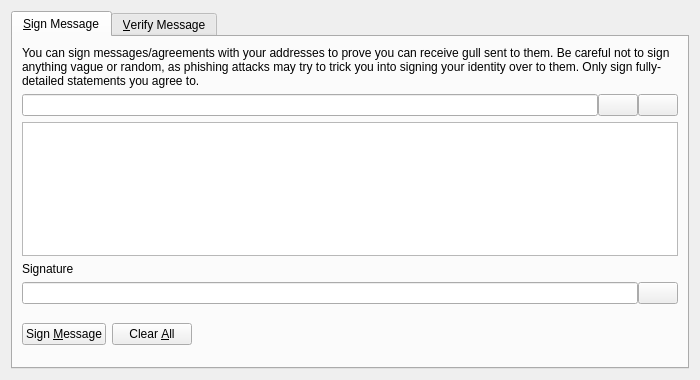
<?xml version="1.0" encoding="UTF-8"?>
<ui version="4.0">
 <class>SignVerifyMessageDialog</class>
 <widget class="QDialog" name="SignVerifyMessageDialog">
  <property name="geometry">
   <rect>
    <x>0</x>
    <y>0</y>
    <width>700</width>
    <height>380</height>
   </rect>
  </property>
  <property name="windowTitle">
   <string>Signatures - Sign / Verify a Message</string>
  </property>
  <property name="modal">
   <bool>true</bool>
  </property>
  <layout class="QVBoxLayout" name="verticalLayout">
   <item>
    <widget class="QTabWidget" name="tabWidget">
     <property name="currentIndex">
      <number>0</number>
     </property>
     <widget class="QWidget" name="tabSignMessage">
      <attribute name="title">
       <string>&amp;Sign Message</string>
      </attribute>
      <layout class="QVBoxLayout" name="verticalLayout_SM">
       <item>
        <widget class="QLabel" name="infoLabel_SM">
         <property name="text">
          <string>You can sign messages/agreements with your addresses to prove you can receive gull sent to them. Be careful not to sign anything vague or random, as phishing attacks may try to trick you into signing your identity over to them. Only sign fully-detailed statements you agree to.</string>
         </property>
         <property name="textFormat">
          <enum>Qt::PlainText</enum>
         </property>
         <property name="wordWrap">
          <bool>true</bool>
         </property>
        </widget>
       </item>
       <item>
        <layout class="QHBoxLayout" name="horizontalLayout_1_SM">
         <property name="spacing">
          <number>0</number>
         </property>
         <item>
          <widget class="QValidatedLineEdit" name="addressIn_SM">
           <property name="toolTip">
            <string>The gull address to sign the message with</string>
           </property>
          </widget>
         </item>
         <item>
          <widget class="QPushButton" name="addressBookButton_SM">
           <property name="toolTip">
            <string>Choose previously used address</string>
           </property>
           <property name="text">
            <string/>
           </property>
           <property name="shortcut">
            <string>Alt+A</string>
           </property>
           <property name="autoDefault">
            <bool>false</bool>
           </property>
          </widget>
         </item>
         <item>
          <widget class="QPushButton" name="pasteButton_SM">
           <property name="toolTip">
            <string>Paste address from clipboard</string>
           </property>
           <property name="text">
            <string/>
           </property>
           <property name="shortcut">
            <string>Alt+P</string>
           </property>
           <property name="autoDefault">
            <bool>false</bool>
           </property>
          </widget>
         </item>
        </layout>
       </item>
       <item>
        <widget class="QPlainTextEdit" name="messageIn_SM">
         <property name="toolTip">
          <string>Enter the message you want to sign here</string>
         </property>
        </widget>
       </item>
       <item>
        <widget class="QLabel" name="signatureLabel_SM">
         <property name="text">
          <string>Signature</string>
         </property>
         <property name="textFormat">
          <enum>Qt::PlainText</enum>
         </property>
        </widget>
       </item>
       <item>
        <layout class="QHBoxLayout" name="horizontalLayout_2_SM">
         <property name="spacing">
          <number>0</number>
         </property>
         <item>
          <widget class="QLineEdit" name="signatureOut_SM">
           <property name="font">
            <font>
             <italic>true</italic>
            </font>
           </property>
           <property name="readOnly">
            <bool>true</bool>
           </property>
          </widget>
         </item>
         <item>
          <widget class="QPushButton" name="copySignatureButton_SM">
           <property name="toolTip">
            <string>Copy the current signature to the system clipboard</string>
           </property>
           <property name="text">
            <string/>
           </property>
           <property name="autoDefault">
            <bool>false</bool>
           </property>
          </widget>
         </item>
        </layout>
       </item>
       <item>
        <layout class="QHBoxLayout" name="horizontalLayout_3_SM">
         <item>
          <widget class="QPushButton" name="signMessageButton_SM">
           <property name="toolTip">
            <string>Sign the message to prove you own this gull address</string>
           </property>
           <property name="text">
            <string>Sign &amp;Message</string>
           </property>
           <property name="autoDefault">
            <bool>false</bool>
           </property>
          </widget>
         </item>
         <item>
          <widget class="QPushButton" name="clearButton_SM">
           <property name="toolTip">
            <string>Reset all sign message fields</string>
           </property>
           <property name="text">
            <string>Clear &amp;All</string>
           </property>
           <property name="autoDefault">
            <bool>false</bool>
           </property>
          </widget>
         </item>
         <item>
          <spacer name="horizontalSpacer_1_SM">
           <property name="orientation">
            <enum>Qt::Horizontal</enum>
           </property>
           <property name="sizeHint" stdset="0">
            <size>
             <width>40</width>
             <height>48</height>
            </size>
           </property>
          </spacer>
         </item>
         <item>
          <widget class="QLabel" name="statusLabel_SM">
           <property name="font">
            <font>
             <weight>75</weight>
             <bold>true</bold>
            </font>
           </property>
           <property name="text">
            <string/>
           </property>
           <property name="wordWrap">
            <bool>true</bool>
           </property>
          </widget>
         </item>
         <item>
          <spacer name="horizontalSpacer_2_SM">
           <property name="orientation">
            <enum>Qt::Horizontal</enum>
           </property>
           <property name="sizeHint" stdset="0">
            <size>
             <width>40</width>
             <height>48</height>
            </size>
           </property>
          </spacer>
         </item>
        </layout>
       </item>
      </layout>
     </widget>
     <widget class="QWidget" name="tabVerifyMessage">
      <attribute name="title">
       <string>&amp;Verify Message</string>
      </attribute>
      <layout class="QVBoxLayout" name="verticalLayout_VM">
       <item>
        <widget class="QLabel" name="infoLabel_VM">
         <property name="text">
          <string>Enter the receiver's address, message (ensure you copy line breaks, spaces, tabs, etc. exactly) and signature below to verify the message. Be careful not to read more into the signature than what is in the signed message itself, to avoid being tricked by a man-in-the-middle attack. Note that this only proves the signing party receives with the address, it cannot prove sendership of any transaction!</string>
         </property>
         <property name="textFormat">
          <enum>Qt::PlainText</enum>
         </property>
         <property name="alignment">
          <set>Qt::AlignLeading|Qt::AlignLeft|Qt::AlignTop</set>
         </property>
         <property name="wordWrap">
          <bool>true</bool>
         </property>
        </widget>
       </item>
       <item>
        <layout class="QHBoxLayout" name="horizontalLayout_1_VM">
         <property name="spacing">
          <number>0</number>
         </property>
         <item>
          <widget class="QValidatedLineEdit" name="addressIn_VM">
           <property name="toolTip">
            <string>The gull address the message was signed with</string>
           </property>
          </widget>
         </item>
         <item>
          <widget class="QPushButton" name="addressBookButton_VM">
           <property name="toolTip">
            <string>Choose previously used address</string>
           </property>
           <property name="text">
            <string/>
           </property>
           <property name="shortcut">
            <string>Alt+A</string>
           </property>
           <property name="autoDefault">
            <bool>false</bool>
           </property>
          </widget>
         </item>
        </layout>
       </item>
       <item>
        <widget class="QPlainTextEdit" name="messageIn_VM"/>
       </item>
       <item>
        <widget class="QValidatedLineEdit" name="signatureIn_VM"/>
       </item>
       <item>
        <layout class="QHBoxLayout" name="horizontalLayout_2_VM">
         <item>
          <widget class="QPushButton" name="verifyMessageButton_VM">
           <property name="toolTip">
            <string>Verify the message to ensure it was signed with the specified gull address</string>
           </property>
           <property name="text">
            <string>Verify &amp;Message</string>
           </property>
           <property name="autoDefault">
            <bool>false</bool>
           </property>
          </widget>
         </item>
         <item>
          <widget class="QPushButton" name="clearButton_VM">
           <property name="toolTip">
            <string>Reset all verify message fields</string>
           </property>
           <property name="text">
            <string>Clear &amp;All</string>
           </property>
           <property name="autoDefault">
            <bool>false</bool>
           </property>
          </widget>
         </item>
         <item>
          <spacer name="horizontalSpacer_1_VM">
           <property name="orientation">
            <enum>Qt::Horizontal</enum>
           </property>
           <property name="sizeHint" stdset="0">
            <size>
             <width>40</width>
             <height>48</height>
            </size>
           </property>
          </spacer>
         </item>
         <item>
          <widget class="QLabel" name="statusLabel_VM">
           <property name="font">
            <font>
             <weight>75</weight>
             <bold>true</bold>
            </font>
           </property>
           <property name="text">
            <string/>
           </property>
           <property name="wordWrap">
            <bool>true</bool>
           </property>
          </widget>
         </item>
         <item>
          <spacer name="horizontalSpacer_2_VM">
           <property name="orientation">
            <enum>Qt::Horizontal</enum>
           </property>
           <property name="sizeHint" stdset="0">
            <size>
             <width>40</width>
             <height>48</height>
            </size>
           </property>
          </spacer>
         </item>
        </layout>
       </item>
      </layout>
     </widget>
    </widget>
   </item>
  </layout>
 </widget>
 <customwidgets>
  <customwidget>
   <class>QValidatedLineEdit</class>
   <extends>QLineEdit</extends>
   <header>qvalidatedlineedit.h</header>
  </customwidget>
 </customwidgets>
 <resources>
  <include location="../gull.qrc"/>
 </resources>
 <connections/>
</ui>
